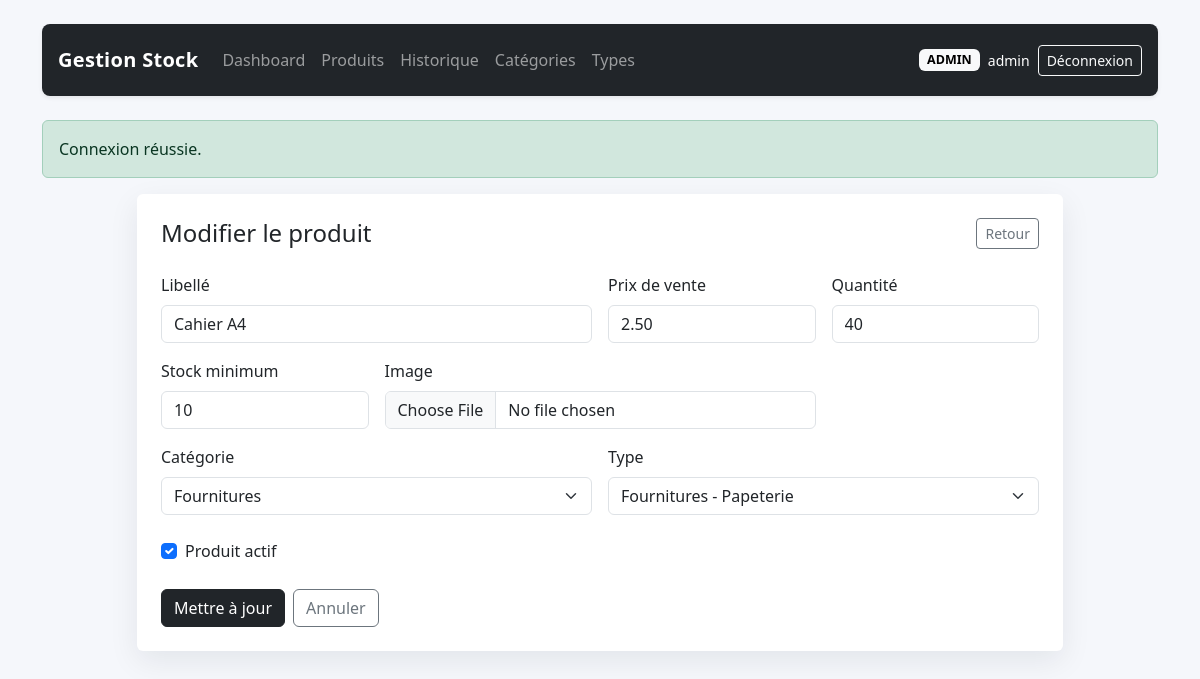
Page /?route=product/edit&id=1 (signed in) on the committed database.
### tables this page shows
CREATE TABLE products (
    id INT UNSIGNED AUTO_INCREMENT PRIMARY KEY,
    libelle VARCHAR(200) NOT NULL,
    prix_achat DECIMAL(10,2) NOT NULL DEFAULT 0,
    prix_vente DECIMAL(10,2) NOT NULL DEFAULT 0,
    quantite INT NOT NULL DEFAULT 0,
    stock_min INT NOT NULL DEFAULT 0,
    image_path VARCHAR(255) DEFAULT NULL,
    category_id INT UNSIGNED DEFAULT NULL,
    type_id INT UNSIGNED DEFAULT NULL,
    actif TINYINT(1) NOT NULL DEFAULT 1,
    created_at TIMESTAMP DEFAULT CURRENT_TIMESTAMP,
    updated_at TIMESTAMP DEFAULT CURRENT_TIMESTAMP ON UPDATE CURRENT_TIMESTAMP,
    CONSTRAINT fk_products_category
        FOREIGN KEY (category_id) REFERENCES categories(id)
        ON DELETE SET NULL ON UPDATE CASCADE,
    CONSTRAINT fk_products_type
        FOREIGN KEY (type_id) REFERENCES types(id)
        ON DELETE SET NULL ON UPDATE CASCADE,
    INDEX idx_products_libelle (libelle),
    INDEX idx_products_stock (quantite, stock_min)
);

CREATE TABLE categories (
    id INT UNSIGNED AUTO_INCREMENT PRIMARY KEY,
    name VARCHAR(150) NOT NULL UNIQUE
);

CREATE TABLE types (
    id INT UNSIGNED AUTO_INCREMENT PRIMARY KEY,
    name VARCHAR(150) NOT NULL,
    category_id INT UNSIGNED NOT NULL,
    CONSTRAINT fk_types_category
        FOREIGN KEY (category_id) REFERENCES categories(id)
        ON DELETE RESTRICT ON UPDATE CASCADE
);

### config/app.php (called while the page is built, shortened)
<?php
function base_route(string $route, array $params = []): string
{
    $query = ['route' => $route] + $params;
    return '?' . http_build_query($query);
}
function e(mixed $value): string
{
    return htmlspecialchars((string) $value, ENT_QUOTES, 'UTF-8');
}
function render(string $view, array $data = []): void
{
    extract($data, EXTR_SKIP);
    require __DIR__ . '/../views/partials/header.php';
    require __DIR__ . '/../views/partials/navbar.php';
    require __DIR__ . '/../views/' . $view . '.php';
    require __DIR__ . '/../views/partials/footer.php';
}

### controllers/ProductController.php (called while the page is built, shortened)
<?php
class ProductController
{
    public function edit(): void
    {
        $id = (int) ($_GET['id'] ?? 0);
        $product = (new Product())->find($id);
        render('products/form', [
            'product' => $product,
            'categories' => (new Category())->all(),
            'types' => (new Type())->all(),
            'formAction' => base_route('product/update', ['id' => $id]),
        ]);
    }
}

### index.php (called while the page is built, shortened)
<?php
require_once __DIR__ . '/config/app.php';
require_once __DIR__ . '/config/db.php';
spl_autoload_register(static function (string $class): void {
    $paths = [
        __DIR__ . '/controllers/' . $class . '.php',
        __DIR__ . '/models/' . $class . '.php',
    ];
    foreach ($paths as $path) {
        if (is_file($path)) {
            return;
        }
    }
});
$route = $_GET['route'] ?? (is_logged_in() ? 'dashboard/index' : 'auth/loginForm');
[$controllerName, $actionName] = array_pad(explode('/', $route, 2), 2, 'index');
$actionMethod = $actionName;
$controller = new $controllerClass();
try {
    $controller->$actionMethod();
} catch (Throwable $throwable) {
    http_response_code(500);
    $errorMessage = 'Une erreur est survenue lors du traitement de la requête. Vérifie la configuration et réessaye.';
    if (APP_DEBUG) {
        $errorMessage .= ' Détail: ' . $throwable->getMessage();
    }
    render('errors/database', [
        'errorMessage' => $errorMessage,
    ]);
}

### config/db.php (called while the page is built, shortened)
<?php
require_once __DIR__ . '/app.php';
function db(): PDO
{
    static $pdo = null;
    if ($pdo instanceof PDO) {
        return $pdo;
    }
    $socket = '/opt/lampp/var/mysql/mysql.sock';
    $database = 'gestion_stock';
    $username = 'root';
    $password = '';
    $charset = 'utf8mb4';
    $dsn = "mysql:unix_socket={$socket};dbname={$database};charset={$charset}";
    try {
        $pdo = new PDO($dsn, $username, $password, [
            PDO::ATTR_ERRMODE => PDO::ERRMODE_EXCEPTION,
            PDO::ATTR_DEFAULT_FETCH_MODE => PDO::FETCH_ASSOC,
            PDO::ATTR_EMULATE_PREPARES => false,
        ]);
    } catch (PDOException $exception) {
        throw new RuntimeException(
            'Connexion MySQL impossible. Vérifie le host, l’utilisateur, le mot de passe et l’import de la base.',
            0,
            $exception
        );
    }
    return $pdo;
}

### models/BaseModel.php (called while the page is built, shortened)
<?php
require_once __DIR__ . '/../config/db.php';
abstract class BaseModel
{
    protected PDO $pdo;
    public function __construct()
    {
        $this->pdo = db();
    }
    protected function fetchAll(string $sql, array $params = []): array
    {
        $stmt = $this->pdo->prepare($sql);
        $stmt->execute($params);
        return $stmt->fetchAll();
    }
    protected function fetchOne(string $sql, array $params = []): ?array
    {
        $stmt = $this->pdo->prepare($sql);
        $stmt->execute($params);
        $row = $stmt->fetch();
        return $row ?: null;
    }
}

### models/Product.php (called while the page is built, shortened)
<?php
require_once __DIR__ . '/BaseModel.php';
class Product extends BaseModel
{
    public function find(int $id): ?array
    {
        return $this->fetchOne(
            'SELECT p.*, c.name AS category_name, t.name AS type_name
             FROM products p
             LEFT JOIN categories c ON c.id = p.category_id
             LEFT JOIN types t ON t.id = p.type_id
             WHERE p.id = :id
             LIMIT 1',
            ['id' => $id]
        );
    }
}

### models/Category.php (called while the page is built, shortened)
<?php
require_once __DIR__ . '/BaseModel.php';
class Category extends BaseModel
{
    public function all(): array
    {
        return $this->fetchAll('SELECT * FROM categories ORDER BY name ASC');
    }
}

### models/Type.php (called while the page is built, shortened)
<?php
require_once __DIR__ . '/BaseModel.php';
class Type extends BaseModel
{
    public function all(): array
    {
        return $this->fetchAll(
            'SELECT t.*, c.name AS category_name
             FROM types t
             INNER JOIN categories c ON c.id = t.category_id
             ORDER BY c.name ASC, t.name ASC'
        );
    }
}

### views/products/form.php (the view, shortened to what this page needs)
<?php $isEdit = !empty($product); ?>
<div class="row justify-content-center">
    <div class="col-lg-10">
        <div class="card card-shadow">
            <div class="card-body p-4">
                <div class="d-flex justify-content-between align-items-center mb-4">
                    <h1 class="h4 mb-0"><?= $isEdit ? 'Modifier le produit' : 'Nouveau produit' ?></h1>
                    <a href="<?= e(base_route('product/index')) ?>" class="btn btn-outline-secondary btn-sm">Retour</a>
                </div>
                <form method="post" action="<?= e($formAction) ?>" enctype="multipart/form-data">
                    <div class="row g-3">
                        <div class="col-md-6">
                            <label class="form-label">Libellé</label>
                            <input type="text" name="libelle" class="form-control" required value="<?= e($product['libelle'] ?? '') ?>">
                        </div>
                        <div class="col-md-3">
                            <label class="form-label">Prix de vente</label>
                            <input type="number" step="0.01" name="prix_vente" class="form-control" required value="<?= e($product['prix_vente'] ?? '0') ?>">
                        </div>
                        <div class="col-md-3">
                            <label class="form-label">Quantité</label>
                            <input type="number" name="quantite" class="form-control" required value="<?= e($product['quantite'] ?? '0') ?>">
                        </div>
                        <div class="col-md-3">
                            <label class="form-label">Stock minimum</label>
                            <input type="number" name="stock_min" class="form-control" required value="<?= e($product['stock_min'] ?? '0') ?>">
                        </div>
                        <div class="col-md-6">
                            <label class="form-label">Image</label>
                            <input type="file" name="image_file" class="form-control" accept="image/*">
                        </div>
                        <div class="col-md-6">
                            <label class="form-label">Catégorie</label>
                            <select name="category_id" class="form-select">
                                <?php foreach ($categories as $category): ?>
                                    <option value="<?= e($category['id']) ?>" <?= (int)($product['category_id'] ?? 0) === (int) $category['id'] ? 'selected' : '' ?>>
                                        <?= e($category['name']) ?>
                                    </option>
                                <?php endforeach; ?>
                            </select>
                        </div>
                        <div class="col-md-6">
                            <label class="form-label">Type</label>
                            <select name="type_id" class="form-select">
                                <?php foreach ($types as $type): ?>
                                    <option value="<?= e($type['id']) ?>" <?= (int)($product['type_id'] ?? 0) === (int) $type['id'] ? 'selected' : '' ?>>
                                        <?= e($type['category_name'] . ' - ' . $type['name']) ?>
                                    </option>
                                <?php endforeach; ?>
                            </select>
                        </div>
                        <div class="col-12">
                            <div class="form-check mt-2">
                                <input class="form-check-input" type="checkbox" name="actif" id="actif" <?= (int)($product['actif'] ?? 1) === 1 ? 'checked' : '' ?>>
                                <label class="form-check-label" for="actif">Produit actif</label>
                            </div>
                        </div>
                    </div>
                    <div class="d-flex gap-2 mt-4">
                        <button class="btn btn-dark"><?= $isEdit ? 'Mettre à jour' : 'Enregistrer' ?></button>
                        <a href="<?= e(base_route('product/index')) ?>" class="btn btn-outline-secondary">Annuler</a>
                    </div>
                </form>
            </div>
        </div>
    </div>
</div>

### assets/css/app.css (style rules this page uses)
body { background: #f5f7fb; }
.card-shadow { border: 0; box-shadow: 0 10px 30px rgba(15, 23, 42, 0.08); }

### rows in the picture
products: libelle "Cahier A4", prix_vente "2.50", quantite "40", stock_min "10", category_id "Fournitures", type_id "Fournitures - Papeterie", actif "☑"

### other values in the picture
APP_NAME "Gestion Stock"
$user['role'] "ADMIN"
$user['username'] "admin"
$success "Connexion réussie."
